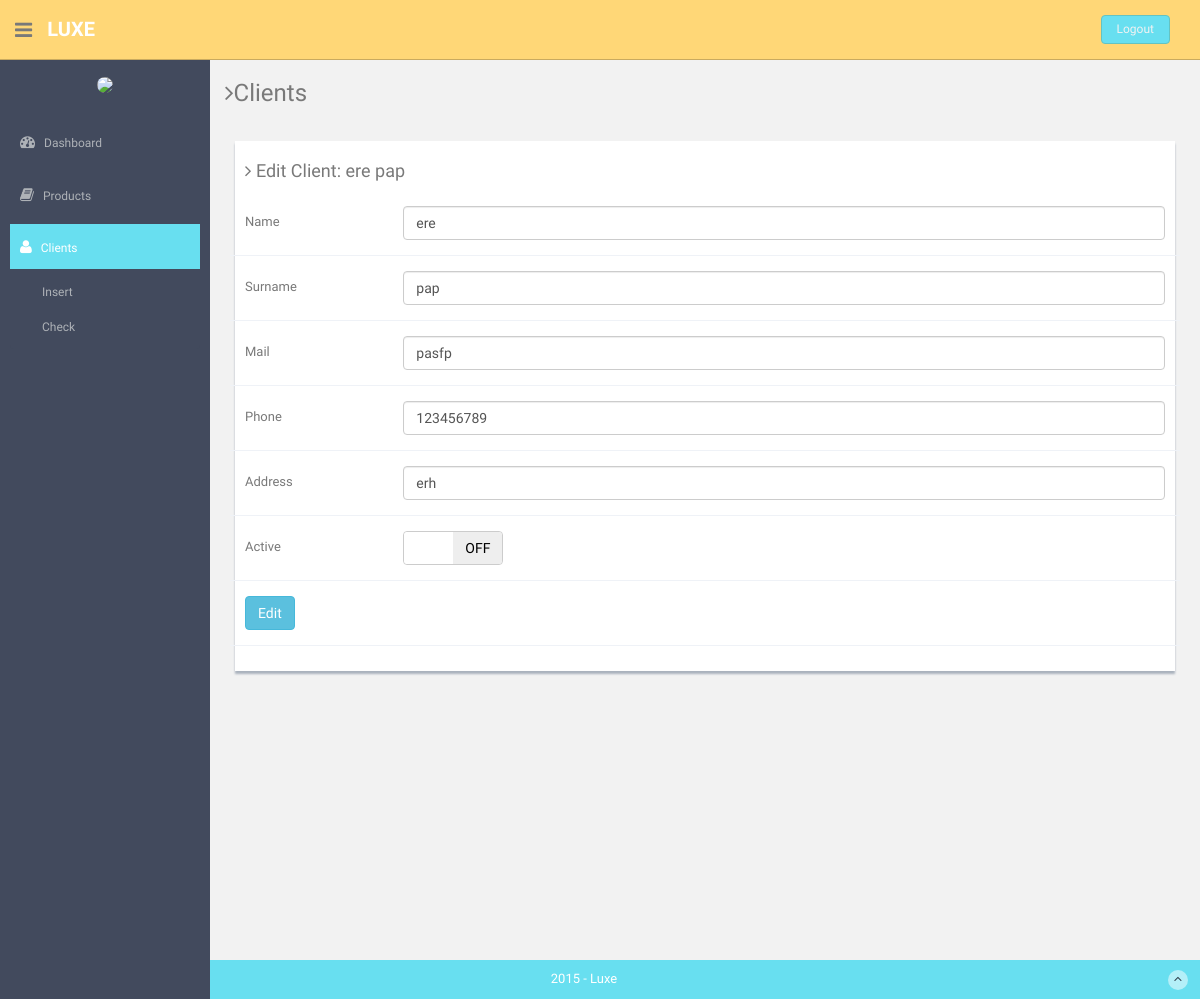
The page /editClient.php?idC=9 (signed in) on the database its author committed.
### tables this page shows
CREATE TABLE IF NOT EXISTS `Clients` (
`ClientId` int(4) NOT NULL,
  `ClientName` varchar(20) NOT NULL,
  `ClientSurname` varchar(20) NOT NULL,
  `ClientMail` varchar(30) NOT NULL,
  `ClientPhone` varchar(11) NOT NULL DEFAULT '',
  `ClientAddress` varchar(30) NOT NULL,
  `ClientBuyRate` double(2,1) NOT NULL,
  `ClientActive` tinyint(1) NOT NULL DEFAULT '1'
);

### functions.php (called while the page is built, shortened)
<?php
	function findClientById($id){
		$db = Database::connect();
		$db->setAttribute(PDO::ATTR_ERRMODE, PDO::ERRMODE_EXCEPTION);
		$stmt = $db->prepare('SELECT * FROM Clients WHERE ClientId = ?');
		$stmt->execute(array($id));
		$result = $stmt->fetch(PDO::FETCH_ASSOC);
		if($result > 0){
			return $result;
		}else{
			return null;
		}
	}
?>

### editClient.php (the view, shortened to what this page needs)
<?php require_once 'functions.php';?>
<?php
  $client = findClientById($_GET["idC"]);
?>
<!DOCTYPE html>
<html lang="en">
  <head>
    <link href="assets/css/bootstrap.css" rel="stylesheet">
	 <link href="assets/css/bootstrap-switch.css" rel="stylesheet">
    <link href="assets/font-awesome/css/font-awesome.css" rel="stylesheet" />
    <link href="assets/css/style.css" rel="stylesheet">
    <link href="assets/css/style-responsive.css" rel="stylesheet">
  </head>
  <body>
  <section id="container" >
      <header class="header black-bg">
              <div class="sidebar-toggle-box">
                  <div class="fa fa-bars tooltips" data-placement="right" data-original-title="Toggle Navigation"></div>
              </div>
            <a href="index.php" class="logo"><b>Luxe</b></a>
            <div class="top-menu">
            	<ul class="nav pull-right top-menu">
                    <li><a class="logout" href="login.php">Logout</a></li>
            	</ul>
            </div>
        </header>
      <aside>
          <div id="sidebar"  class="nav-collapse ">
              <ul class="sidebar-menu" id="nav-accordion">
              	  <p class="centered"><img src="assets/img/ui-juan.jpg" class="img-circle" width="60"></p>
                  <li class="mt">
                      <a href="index.php">
                          <i class="fa fa-dashboard"></i>
                          <span>Dashboard</span>
                      </a>
                  </li>
                  <li class="sub-menu">
                      <a href="javascript:;" >
                          <i class="fa fa-book"></i>
                          <span>Products</span>
                      </a>
                  </li>
                  <li class="sub-menu">
                      <a class="active" href="javascript:;" >
                          <i class="fa fa-user"></i>
                          <span>Clients</span>
                      </a>
                      <ul class="sub">
                          <li><a href="formClient.php">Insert</a></li>
                          <li><a  href="clients.php">Check</a></li>
                      </ul>
                  </li>
              </ul>
          </div>
      </aside>
      <section id="main-content">
          <section class="wrapper site-min-height">
          	<h3><i class="fa fa-angle-right"></i>Clients</h3>
          	<div class="row mt">
          	   <div class="col-lg-12">
                  <div class="form-panel">
                  	  <h4 class="mb"><i class="fa fa-angle-right"></i> Edit Client: <?php echo $client['ClientName'].' '.$client['ClientSurname'];?></h4>
                      <form class="form-horizontal style-form" action="controlador.php" method="post">
                          <div class="form-group">
                              <label class="col-sm-2 col-sm-2 control-label">Name</label>
                              <div class="col-sm-10">
                                  <input type="text" class="form-control" name="clientName" value="<?php echo $client['ClientName'];?>">
                              </div>
                          </div>
                          <div class="form-group">
                              <label class="col-sm-2 col-sm-2 control-label">Surname</label>
                              <div class="col-sm-10">
                                  <input type="text" class="form-control" name="clientSurname" value="<?php echo $client['ClientSurname'];?>">
                              </div>
                          </div>
                          <div class="form-group">
                              <label class="col-sm-2 col-sm-2 control-label">Mail</label>
                              <div class="col-sm-10">
                                  <input type="text" class="form-control" name="clientMail" value="<?php echo $client['ClientMail'];?>">
                              </div>
                          </div>
                          <div class="form-group">
                              <label class="col-sm-2 col-sm-2 control-label">Phone</label>
                              <div class="col-sm-10">
                                  <input type="text" class="form-control" name="clientPhone" value="<?php echo $client['ClientPhone'];?>">
                              </div>
                          </div>
                          <div class="form-group">
                              <label class="col-sm-2 col-sm-2 control-label">Address</label>
                              <div class="col-sm-10">
                                  <input type="text" class="form-control" name="clientAddress" value="<?php echo $client['ClientAddress'];?>">
                              </div>
                          </div>
                          <div class="form-group">
                              <label class="col-sm-2 col-sm-2 control-label">Active</label>
                              <div class="col-sm-6 text-left">
                              </div>
                          </div>
                          <div class="form-group">
                              <div class="col-lg-10">
					 						<p class="btn btn-info" data-toggle="modal" data-target="#myModal">
					 						  Edit
					 						</p>
                              </div>
                          </div>
                      </form>
                  </div>
          		</div>
          	</div>
		</section>
      </section>
      <footer class="site-footer">
          <div class="text-center">
              2015 - Luxe
              <a href="editClient.php#" class="go-top">
                  <i class="fa fa-angle-up"></i>
              </a>
          </div>
      </footer>
  </section>
  </body>
</html>

### assets/css/style.css (style rules this page uses)
body { color: #797979; background: #f2f2f2; font-family: 'Ruda', sans-serif; padding: 0px !important; margin: 0px !important; font-size:13px; }
ul li { list-style: none; }
a, a:hover, a:focus { text-decoration: none; outline: none; }
#container { width: 100%; height: 100%; }
.centered { text-align: center; }
.mt { margin-top: 25px; }
.mb { margin-bottom: 25px; }
ul.top-menu > li > .logout { color: #f2f2f2; font-size: 12px; border-radius: 4px; -webkit-border-radius: 4px; border: 1px solid #64c3c2 !important; padding: 5px 15px; margin-right: 15px; background: #68dff0; margin-top: 15px; }
#sidebar { width: 210px; height: 100%; position: fixed; background: #424a5d; }
#sidebar ul li { position: relative; }
#sidebar .sub-menu > .sub li { padding-left: 32px; }
#sidebar .sub-menu > .sub li:last-child { padding-bottom: 10px; }
ul.sidebar-menu , ul.sidebar-menu li ul.sub { margin: -2px 0 0; padding: 0; }
ul.sidebar-menu { margin-top: 75px; }
#sidebar > ul > li > ul.sub { display: none; }
#sidebar > ul > li.active > ul.sub, #sidebar > ul > li > ul.sub > li > a { display: block; }
ul.sidebar-menu li ul.sub li { background: #424a5d; margin-bottom: 0; margin-left: 0; margin-right: 0; }
ul.sidebar-menu li ul.sub li:last-child { border-radius: 0 0 4px 4px; -webkit-border-radius: 0 0 4px 4px; }
ul.sidebar-menu li ul.sub li a { font-size: 12px; padding: 6px 0; line-height: 35px; height: 35px; -webkit-transition: all 0.3s ease; -moz-transition: all 0.3s ease; -o-transition: all 0.3s ease; -ms-transition: all 0.3s ease; transition: all 0.3s ease; color: #aeb2b7; }
ul.sidebar-menu li { margin-bottom: 5px; margin-left:10px; margin-right:10px; }
ul.sidebar-menu li.sub-menu { line-height: 15px; }
ul.sidebar-menu li a span { display: inline-block; }
ul.sidebar-menu li a { color: #aeb2b7; text-decoration: none; display: block; padding: 15px 0 15px 10px; font-size: 12px; outline: none; -webkit-transition: all 0.3s ease; -moz-transition: all 0.3s ease; -o-transition: all 0.3s ease; -ms-transition: all 0.3s ease; transition: all 0.3s ease; }
ul.sidebar-menu li a.active, ul.sidebar-menu li a:hover, ul.sidebar-menu li a:focus { background: #68dff0; color: #fff; display: block; -webkit-transition: all 0.3s ease; -moz-transition: all 0.3s ease; -o-transition: all 0.3s ease; -ms-transition: all 0.3s ease; transition: all 0.3s ease; }
ul.sidebar-menu li a i { font-size: 15px; padding-right: 6px; }
ul.sidebar-menu li a.active i { color: #fff; }
#main-content { margin-left: 210px; }
.header, .footer { min-height: 60px; padding: 0 15px; }
.header { position: fixed; left: 0; right: 0; z-index: 1002; }
.black-bg { background: #ffd777; border-bottom: 1px solid #c9aa5f; }
.wrapper { display: inline-block; margin-top: 60px; padding-left: 15px; padding-right: 15px; padding-bottom: 15px; padding-top: 0px; width: 100%; }
a.logo { font-size: 20px; color: #ffffff; float: left; margin-top: 15px; text-transform: uppercase; }
a.logo b { font-weight: 900; }
#top_menu .nav > li, ul.top-menu > li { float: left; }
ul.top-menu > li > a { color: #666666; font-size: 16px; border-radius: 4px; -webkit-border-radius: 4px; border:1px solid #666666 !important; padding: 2px 6px; margin-right: 15px; }
.sidebar-toggle-box { float: left; padding-right: 15px; margin-top: 20px; }
.sidebar-toggle-box .fa-bars { cursor: pointer; display: inline-block; font-size: 20px; }
.form-panel { background: #ffffff; margin: 10px; padding: 10px; box-shadow: 0px 3px 2px #aab2bd; text-align: left; }
label { font-weight: 400; }
.form-horizontal.style-form .form-group { border-bottom: 1px solid #eff2f7; padding-bottom: 15px; margin-bottom: 15px; }
@media (min-width: 768px) { .form-horizontal .control-label { text-align: left; } }
.site-footer { background: #68dff0; color: #fff; padding: 10px 0; }
.go-top { margin-right: 1%; float: right; background: rgba(255,255,255,.5); width: 20px; height: 20px; border-radius: 50%; -webkit-border-radius: 50%; }
.go-top i { color: #2A3542; }
.site-min-height { min-height: 900px; }

### rows shown on the page
clients: ClientName "ere", ClientSurname "pap", clientName "ere", clientSurname "pap", clientMail "pasfp", clientPhone "123456789", clientAddress "erh"
